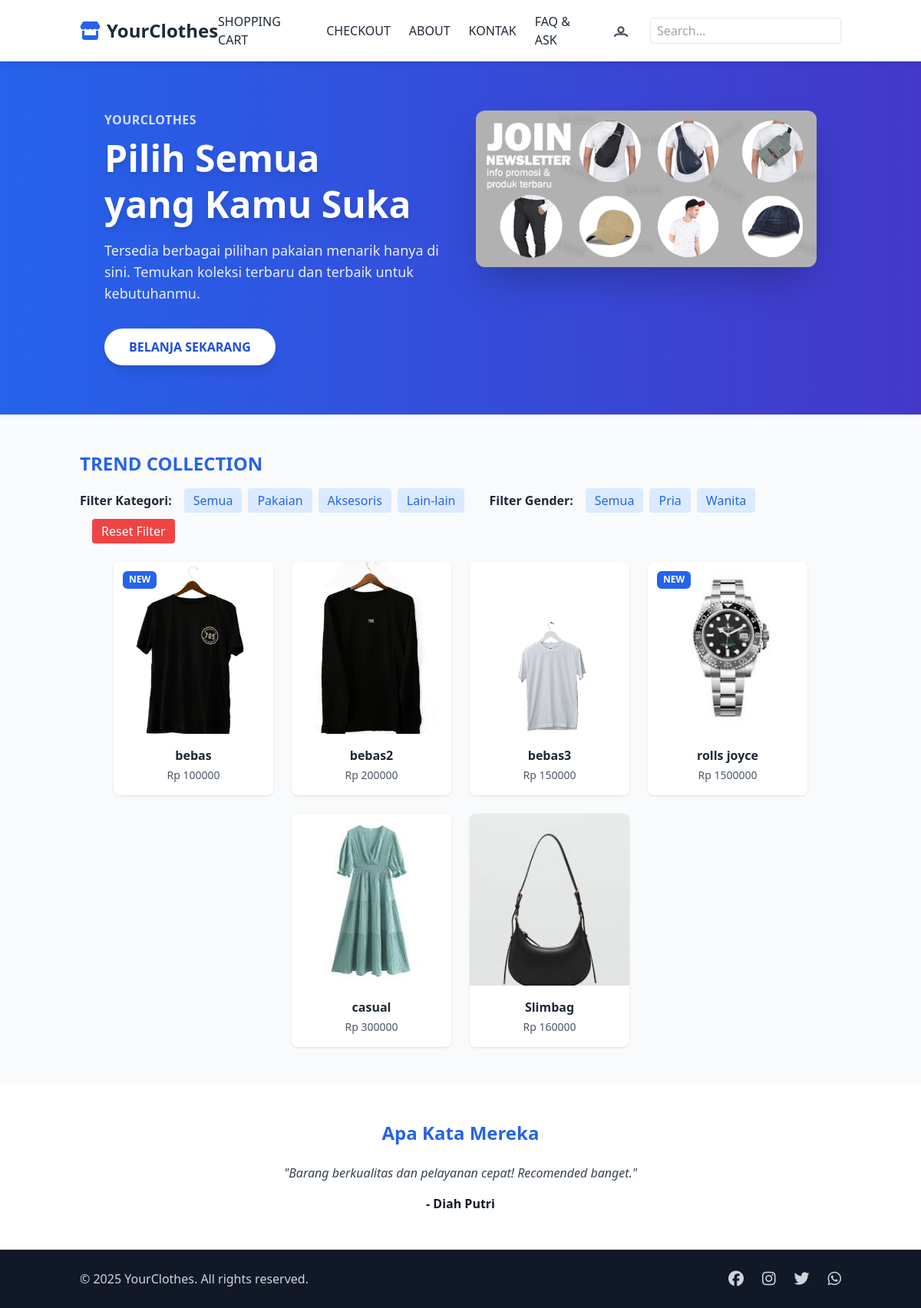
/UMKM/index.php, run on the app's committed database.
### tables this page shows
CREATE TABLE `produk` (
  `id` int(11) NOT NULL,
  `nama` varchar(100) DEFAULT NULL,
  `deskripsi` text DEFAULT NULL,
  `harga` int(11) DEFAULT NULL,
  `gender` enum('pria','wanita') DEFAULT NULL,
  `gambar` varchar(255) DEFAULT NULL,
  `stok` int(11) DEFAULT 0,
  `quantity` int(11) DEFAULT NULL,
  `kategori` enum('aksesoris','pakaian','lainlain') DEFAULT NULL
);

### UMKM/index.php (the view, shortened to what this page needs)
<?php
include "db.php";
$produk = $conn->query("SELECT * FROM produk");
?>
<!DOCTYPE html>
<html lang="id">
<head>
  <script src="https://cdn.tailwindcss.com"></script>
  <link rel="stylesheet" href="https://cdnjs.cloudflare.com/ajax/libs/font-awesome/6.5.0/css/all.min.css" />
</head>
<body class="font-sans text-gray-800 bg-white">
  <header class="w-full shadow-md sticky top-0 bg-white z-50">
  <div class="container mx-auto px-4 flex justify-between items-center py-4">
    <div class="flex items-center space-x-2 text-2xl font-bold text-gray-800">
      <i class="fas fa-store text-blue-600"></i>
      <a href="index.php" class="hover:text-black-600 nav-link">
        <span>YourClothes</span>
      </a>
    </div>
    <nav class="hidden md:flex space-x-6 items-center">
      <a href="cart.php" class="hover:text-blue-600 nav-link">SHOPPING CART</a>
      <a href="checkout.php" class="hover:text-blue-600 nav-link">CHECKOUT</a>
      <a href="about.php" class="hover:text-blue-600 nav-link">ABOUT</a>
      <a href="kontak.php" class="hover:text-blue-600 nav-link">KONTAK</a>
      <a href="faq.php" class="hover:text-blue-600 nav-link">FAQ & ASK</a>
      <?php if (isset($_SESSION['user_id'])): ?>
        <a href="logout.php?role=user" class="hover:text-red-600 font-semibold nav-link">LOGOUT</a>
      <?php else: ?>
        <a href="login.php" class="text-gray-600 hover:text-blue-600 transition inline-flex items-center">
          <svg xmlns="http://www.w3.org/2000/svg" class="w-7 h-7" fill="none" viewBox="0 0 24 24" stroke="currentColor">
            <path stroke-linecap="round" stroke-linejoin="round" stroke-width="2"
              d="M5.121 17.804A4 4 0 018 16h8a4 4 0 012.879 1.804M15 11a3 3 0 11-6 0 3 3 0 016 0z" />
          </svg>
        </a>
      <?php endif; ?>
      <input type="search" id="searchInput" placeholder="Search..." class="px-2 py-1 border rounded ml-4 focus:outline-none focus:ring-2 focus:ring-blue-400" />
    </nav>
  </div>
</header>
  <section class="bg-gradient-to-r from-blue-600 to-indigo-700 py-16">
  <div class="container mx-auto px-6 md:px-12 flex flex-col md:flex-row items-center md:items-start gap-10">
    <div class="md:w-1/2 text-white">
      <p class="uppercase font-semibold tracking-wide mb-2 opacity-80">YourClothes</p>
      <h1 class="text-5xl font-extrabold mb-4 leading-tight drop-shadow-lg">
        Pilih Semua<br />
        yang Kamu Suka
      </h1>
      <p class="mb-8 text-lg opacity-90 max-w-md">
        Tersedia berbagai pilihan pakaian menarik hanya di sini. Temukan koleksi terbaru dan terbaik untuk kebutuhanmu.
      </p>
      <button id="shopNowBtn" class="bg-white text-blue-700 font-semibold px-8 py-3 rounded-full shadow-lg hover:bg-blue-50 transition">
        BELANJA SEKARANG
      </button>
    </div>
    <div class="md:w-1/2">
      <img
        src="assets/images/banner.jpg"
        alt="banner"
        class="rounded-xl shadow-2xl hover:scale-105 transition-transform duration-500"
      />
    </div>
  </div>
</section>
  <section class="bg-gray-50 py-12">
    <div class="container mx-auto px-4">
      <div class="flex flex-col md:flex-row md:justify-between md:items-center mb-6 gap-4 flex-wrap">
        <h2 class="text-2xl font-bold text-blue-600">TREND COLLECTION</h2>
        <div class="flex flex-wrap items-center gap-2">
<span class="font-semibold mr-2">Filter Kategori:</span>
<button onclick="filterKategori('all')" class="filter-btn bg-blue-100 text-blue-600 px-3 py-1 rounded hover:bg-blue-200 transition">Semua</button>
<button onclick="filterKategori('pakaian')" class="filter-btn bg-blue-100 text-blue-600 px-3 py-1 rounded hover:bg-blue-200 transition">Pakaian</button>
<button onclick="filterKategori('aksesoris')" class="filter-btn bg-blue-100 text-blue-600 px-3 py-1 rounded hover:bg-blue-200 transition">Aksesoris</button>
<button onclick="filterKategori('lainlain')" class="filter-btn bg-blue-100 text-blue-600 px-3 py-1 rounded hover:bg-blue-200 transition">Lain-lain</button>
<span class="font-semibold mr-2 ml-6">Filter Gender:</span>
<button onclick="filterGender('all')" class="filter-btn bg-blue-100 text-blue-600 px-3 py-1 rounded hover:bg-blue-200 transition">Semua</button>
<button onclick="filterGender('pria')" class="filter-btn bg-blue-100 text-blue-600 px-3 py-1 rounded hover:bg-blue-200 transition">Pria</button>
<button onclick="filterGender('wanita')" class="filter-btn bg-blue-100 text-blue-600 px-3 py-1 rounded hover:bg-blue-200 transition">Wanita</button>
<button onclick="resetFilters()" class="ml-4 bg-red-500 text-white px-3 py-1 rounded hover:bg-red-600 transition">Reset Filter</button>
        </div>
      </div>
      <div class="flex flex-wrap justify-center gap-6" id="produkContainer">
        <?php
        $i = 0;
    while ($row = $produk->fetch_assoc()) {
  $badge = ($i % 3 == 0) ? "<div class='product-badge'>New</div>" : "";
  $kategori = strtolower(trim($row['kategori']));
  $gender = strtolower(trim($row['gender']));
  echo "
 <div class='product-card w-52 relative group' data-kategori='{$kategori}' data-gender='{$gender}'>
    $badge
    <a href='detail_produk.php?id={$row['id']}'>
      <img src='assets/images/{$row['gambar']}' alt='{$row['nama']}' class='w-full h-56 object-cover rounded-t' />
    </a>
    <div class='p-4 text-center'>
      <a href='detail_produk.php?id={$row['id']}' class='font-semibold text-gray-800 hover:text-blue-600'>{$row['nama']}</a>
      <p class='mt-1 text-sm text-gray-600'>Rp {$row['harga']}</p>
    </div>
    <a href='detail_produk.php?id={$row['id']}'>
      <button class='detail-btn'>Lihat Detail</button>
    </a>
  </div>";
  $i++;
}
        ?>
      </div>
    </div>
  </section>
  <section class="py-12 bg-white">
    <div class="container mx-auto px-4 max-w-xl text-center">
      <h2 class="text-2xl font-bold text-blue-600 mb-6">Apa Kata Mereka</h2>
      <div id="testimonialSlides" class="relative">
        <div class="testimonial-slide active">
          <p class="italic text-gray-700">"Barang berkualitas dan pelayanan cepat! Recomended banget."</p>
          <p class="mt-4 font-semibold text-gray-900">- Diah Putri</p>
        </div>
      </div>
    </div>
  </section>
  <footer class="bg-gray-900 text-gray-300 py-6">
    <div class="container mx-auto px-4 flex flex-col md:flex-row justify-between items-center">
      <div class="mb-4 md:mb-0">&copy; 2025 YourClothes. All rights reserved.</div>
      <div class="flex space-x-6 text-xl">
        <a href="#" aria-label="Facebook" class="social-icon hover:text-blue-500"><i class="fab fa-facebook"></i></a>
        <a href="#" aria-label="Instagram" class="social-icon hover:text-pink-500"><i class="fab fa-instagram"></i></a>
        <a href="#" aria-label="Twitter" class="social-icon hover:text-sky-400"><i class="fab fa-twitter"></i></a>
        <a href="#" aria-label="WhatsApp" class="social-icon hover:text-green-500"><i class="fab fa-whatsapp"></i></a>
      </div>
    </div>
  </footer>
</body>
</html>

### UMKM/index.php (style rules this page uses)
.nav-link { position: relative; }
.nav-link::after { content: ''; position: absolute; width: 0; height: 2px; bottom: -2px; left: 0; background-color: #3B82F6; transition: width 0.3s; }
.product-card { transition: transform 0.3s, box-shadow 0.3s; position: relative; overflow: hidden; background: white; border-radius: 0.5rem; box-shadow: 0 1px 3px rgba(0,0,0,0.1); }
.product-card img { transition: transform 0.3s ease; }
.product-badge { position: absolute; top: 0.75rem; left: 0.75rem; background-color: #2563EB; color: white; padding: 0.15rem 0.5rem; font-size: 0.75rem; font-weight: 700; border-radius: 0.375rem; text-transform: uppercase; z-index: 10; }
.testimonial-slide { display: none; transition: opacity 0.5s ease; }
.testimonial-slide.active { display: block; }

### data on the page
produk: shows "NEW", gambar (picture), nama "bebas", harga "100000"
produk: gambar (picture), nama "bebas2", harga "200000"
produk: gambar (picture), nama "bebas3", harga "150000"
produk: shows "NEW", gambar (picture), nama "rolls joyce", harga "1500000"
produk: gambar (picture), nama "casual", harga "300000"
produk: gambar (picture), nama "Slimbag", harga "160000"
